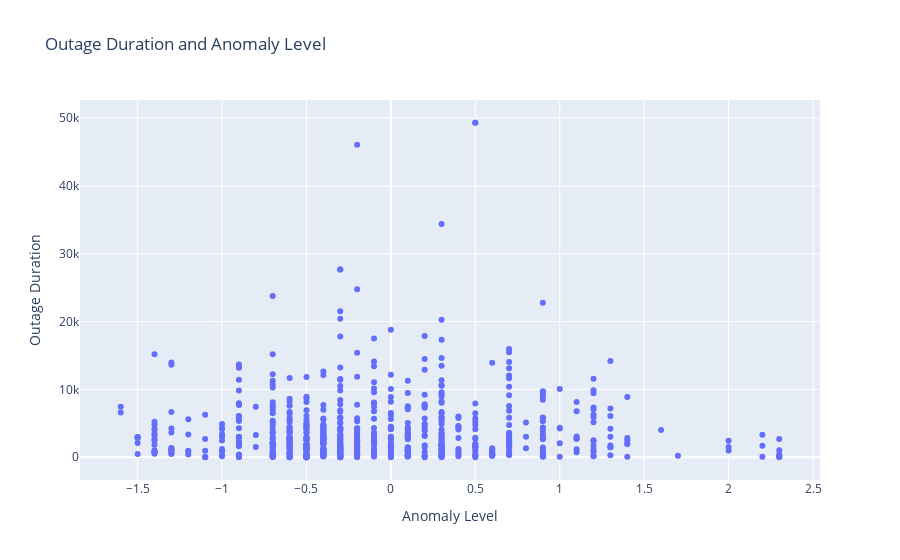

Source (notebook cell):
### Markdown cell above
This can be further determined by looking at anomaly level. Anomaly level represents the oceanic El Niño/La Niña (ONI) index referring to the cold and warm episodes by season, estimated as a 3-month running mean of ERSST.v4 SST anomalies in the Niño 3.4 region. Larger positive values indicate that the region where the power outage occurred had a hotter than usual weather pattern, compared to a mean of weather conditions within the past 30 years. On the other hand, larger negative values indicate that the region where the power outage occurred had an abnormally cold weather pattern.

### Code cell
# here we are plotting the anomaly level with outage duration

fig6 = px.scatter(x=severe_weather["ANOMALY.LEVEL"], 
                  y=severe_weather["OUTAGE.DURATION"], 
                 labels={'x': 'Anomaly Level', 'y':'Outage Duration'},
                 title="Outage Duration and Anomaly Level")
fig6.show()

### Figure 1 — Plotly figure (JSON) as saved in the notebook; plotly's stock layout.template omitted (floating-point values rounded to 4 significant figures; data arrays with more than 128 entries replaced by an {"elided": "..."} marker saying what was removed)
{"data": [{"hovertemplate": "Anomaly Level=%{x}<br>Outage Duration=%{y}<extra></extra>", "legendgroup": "", "marker": {"color": "#636efa", "symbol": "circle"}, "mode": "markers", "name": "", "orientation": "v", "showlegend": false, "type": "scatter", "x": {"elided": "763 float values"}, "xaxis": "x", "y": {"elided": "763 int values"}, "yaxis": "y"}], "layout": {"legend": {"tracegroupgap": 0}, "title": {"text": "Outage Duration and Anomaly Level"}, "xaxis": {"anchor": "y", "domain": [0, 1], "title": {"text": "Anomaly Level"}}, "yaxis": {"anchor": "x", "domain": [0, 1], "title": {"text": "Outage Duration"}}}}
